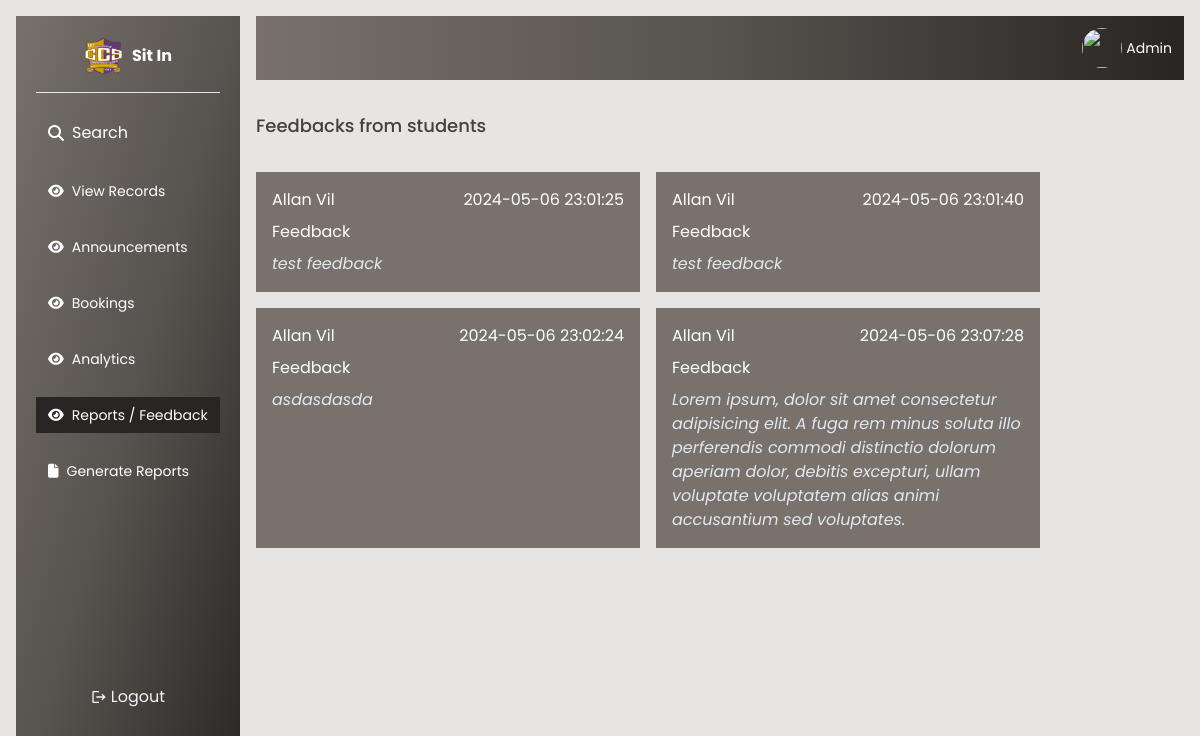
The app's page /admin/reports.php (signed in) with its own data.
### tables this page shows
CREATE TABLE `feedback` (
  `id` int(11) NOT NULL,
  `student_id` int(11) NOT NULL,
  `content` varchar(254) NOT NULL,
  `date_created` datetime NOT NULL DEFAULT current_timestamp()
);

CREATE TABLE `student` (
  `id` int(11) NOT NULL,
  `email` varchar(250) NOT NULL,
  `password` varchar(250) NOT NULL,
  `firstname` varchar(150) NOT NULL,
  `lastname` varchar(150) NOT NULL,
  `middlename` varchar(150) NOT NULL,
  `age` int(150) NOT NULL,
  `gender` varchar(150) NOT NULL,
  `address` varchar(150) NOT NULL,
  `phone` int(150) NOT NULL,
  `idno` int(150) NOT NULL,
  `sessions` int(11) NOT NULL DEFAULT 30
);

### admin/reports.php (the view, shortened to what this page needs)
<?php
require './db.php';
$students = [];
$query = "SELECT * FROM feedback INNER JOIN student ON student.id = feedback.student_id";
$result = $connection->query($query);
if ($result->num_rows > 0) {
    while($row = $result->fetch_assoc()) {
        $students[] = $row;
    }
}
?>
<!DOCTYPE html>
<html lang="en">
<head>
     <link rel="stylesheet" href="../style.css">
    <script src="https://cdn.tailwindcss.com"></script>
    <link rel="stylesheet" href="https://cdnjs.cloudflare.com/ajax/libs/font-awesome/6.5.1/css/all.min.css"
 />
    <link rel="stylesheet" href="https://cdn.jsdelivr.net/npm/flatpickr/dist/flatpickr.min.css">
</head>
<body class="bg-stone-200">
    <?php require './sidebar.php';?>
    <main class="flex-1 lg:ml-64  lg:mt-4 mr-4">
       <div class="flex flex-col gap-8  rounded-xs">
        <div class="flex justify-end w-full bg-gradient-to-r from-stone-500 via-stone-600 to-stone-800 text-white p-3 rounded-xs">
            <div class="flex gap-1 items-center">
                <img src="https://innap.dexignzone.com/xhtml/images/profile/pic1.jpg" class="rounded-full w-10 h-10"/>
                <span class="text-sm">Admin</span>
            </div>
        </div>
        <div class="">
            <h1 class="font-medium text-lg text-stone-700">Feedbacks from students</h1>
        </div>
        <div class="flex gap-4 flex-wrap">
             <?php foreach ($students as $student) :?>
                <div class="bg-stone-500 flex text-white flex-col gap-2 p-4 w-96 ">
                  <div class="flex justify-between items-center">
                     <div> <h1><?php echo $student['firstname'];?> <?php echo $student['lastname'];?></h1></div>
                     <div> <h1><?php echo $student['date_created'];?></h1></div>
                  </div>
                  <span>Feedback</span>
                   <p class="italic text-slate-200">
                    <?php echo $student['content'];?>
                   </p>
                </div>
             <?php endforeach;?>
        </div>
        </div>
    </main>
</body>
</html>

### style.css (style rules this page uses)
* { margin: 0; padding: 0; box-sizing: border-box; font-family: "Poppins", sans-serif; }

### records on screen
feedback: student.firstname "Allan", student.lastname "Vil", date_created "2024-05-06 23:01:25", content "test feedback"
feedback: student.firstname "Allan", student.lastname "Vil", date_created "2024-05-06 23:01:40", content "test feedback"
feedback: student.firstname "Allan", student.lastname "Vil", date_created "2024-05-06 23:02:24", content "asdasdasda"
feedback: student.firstname "Allan", student.lastname "Vil", date_created "2024-05-06 23:07:28", content "Lorem ipsum, dolor sit amet consectetur adipisicing elit. A fuga rem minus soluta illo perferendis commodi distinctio dolorum aperiam dolor, debitis excepturi, ullam voluptate voluptatem alias animi accusantium sed voluptates."
